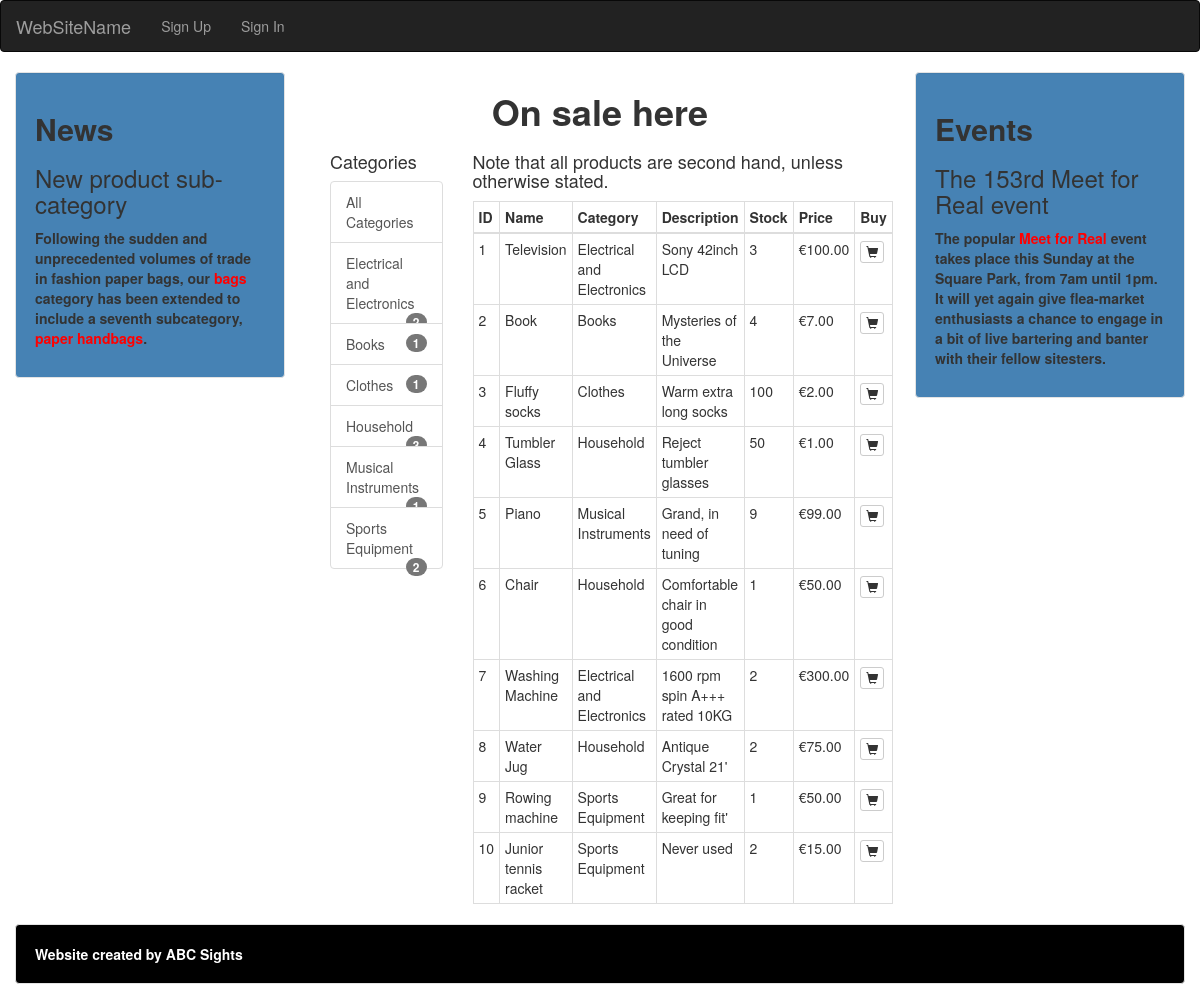
Page /shop/ on the earlier database version.
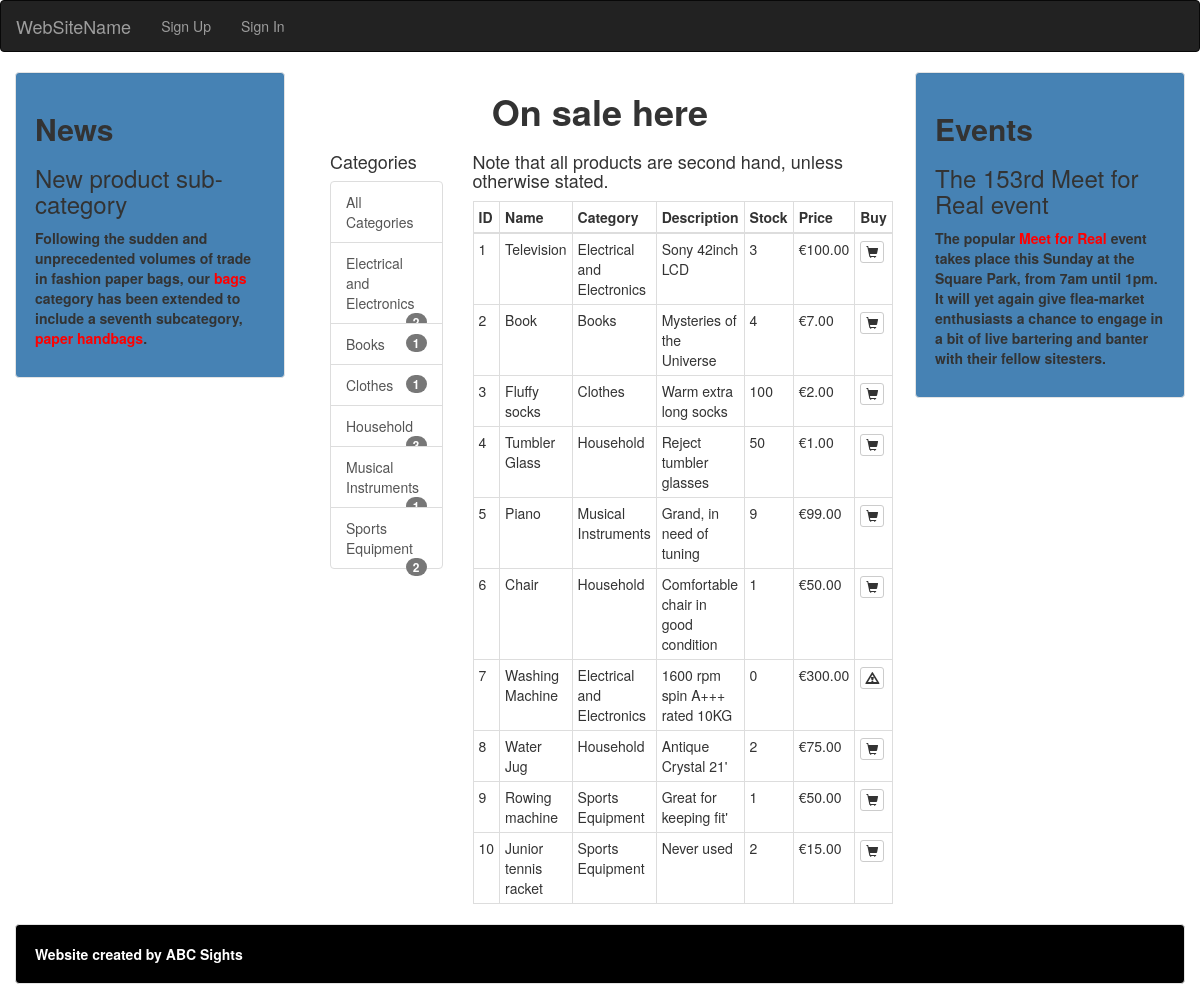
Same page on the later database version.
### shop/models.py (models this page shows, shortened)
class Category(models.Model):
    name = models.TextField()
    def __str__(self):
        return self.name
    def get_absolute_url(self):
        return reverse('product_list_by_category',args=[self.id])

class Product(models.Model):
    name = models.TextField()
    category = models.ForeignKey(Category, related_name = 'products', on_delete=models.CASCADE)
    description = models.TextField()
    stock = models.IntegerField()
    price = models.DecimalField(max_digits=10,decimal_places=2)

### shop/views.py (the view)
# urls.py: path('', views.product_list,
def product_list(request, category_id=None):
    category = None
    products = Product.objects.all()
    ccat = Category.objects.annotate(num_products=Count('products'))
    if(category_id):
        category = get_object_or_404(Category, id=category_id)
        products = products.filter(category=category)
    return render(request, 'products.html',
                    {'products': products,
                    'countcat':ccat})

### cart/context_processors.py (called while the page is built)
def counter(request):
	item_count = 0
	if 'admin' in request.path:
		return {}
	else:
		try:
			cart = Cart.objects.filter(cart_id=_cart_id(request))
			cart_items = CartItem.objects.all().filter(cart=cart[:1])
			for cart_item in cart_items:
				item_count += cart_item.quantity
		except Cart.DoesNotExist:
			item_count = 0
	return dict(item_count = item_count)

### cart/views.py (called while the page is built)
def _cart_id(request):
	cart = request.session.session_key
	if not cart:
		cart = request.session.create()
	return cart

### shop/templates/products.html
{% extends 'base.html' %}
{% block content %}
<h1>On sale here</h1>
<div class="col-sm-3">
    <h4>Categories</h4>
    <ul class="list-group">
        <a href="{% url 'products' %}" class="list-group-item"> All Categories </a>
        {% for c in countcat %}
            <a href="{{ c.get_absolute_url }}" class="list-group-item catheight">{{c.name}}
                    <span class="badge">{{c.num_products}}</span>
            </a>
        {% endfor %}
    </ul>
</div>
<div class="col-sm-9">
    <h4>Note that all products are second hand, unless otherwise stated.</h4>
    <table class="table table-bordered table-hover table-condensed">
        <thead>
            <tr>
                <th>ID</th>
                <th>Name</th>
                <th>Category</th>
                <th>Description</th>
                <th>Stock</th>
                <th>Price</th>
                <th>Buy</th>
            </tr>
        </thead>
        <tbody>
            {% for product in products %}
            <tr>
                <td>{{product.id}}</td>
                <td>{{product.name}}</td>
                <td>{{product.category}}</td>
                <td>{{product.description}}</td>
                <td>{{product.stock}}</td>
                <td>&euro;{{product.price}}</td>
                {% if product.stock > 0 %}
                <td><a href="{% url 'add_cart' product.id %}" class="btn btn-default btn-xs"><span
                    class="glyphicon glyphicon-shopping-cart"></span></a></td>
                {% else %}
                <td><a href="" class="btn btn-default btn-xs"><span
                    class="glyphicon glyphicon-warning-sign red"></span></a></td>
                {% endif %}
            </tr>
            {% endfor %}
        </tbody>
    </table>
</div>
{% endblock content %}

### templates/base.html (shortened to what this page needs)
<!DOCTYPE html>
<html>
    <head>
	<link rel="stylesheet" href="https://maxcdn.bootstrapcdn.com/bootstrap/3.3.7/css/bootstrap.min.css">
    </head>
    <body>
	<nav class="navbar navbar-inverse">
	    <div class="container-fluid">
			<div class="navbar-header">
		    	<a class="navbar-brand" href="#">WebSiteName</a>
			</div>
			<ul class="nav navbar-nav">
				{% if request.user.is_authenticated %}
				<li>
					<a href="{% url 'products' %}">Products</a>
				</li>
				<li>
					<a href="{% url 'signout' %}">Sign Out<i class="fas fa-sign-out-alt"></i></a>
				</li>
				{% else %}
				<li>
					<a href="{% url 'signup' %}">Sign Up</a>
				</li>
				<li>
					<a href="{% url 'signin' %}">Sign In </a>
				</li>
				{% endif %}
			</ul>
	    </div>
	</nav>
	<div class="container-fluid">
	    <div class="row">
		<div class="col-sm-3">
		    <div class="well sidecol">
			<h2>News</h2>
			<h3>New product sub-category</h3>
			<p>Following the sudden and unprecedented volumes of trade in fashion paper bags, our <span class="redtext">bags</span> category has been extended to include a seventh subcategory, <span class="redtext">paper handbags</span>.
		    </div>
		</div>
		<div class="col-sm-6">
		    <div class="midcol">
                {% block content %}
                {% endblock content %}
		    </div>
		</div>
		<div class="col-sm-3">
		    <div class="well sidecol">
			<h2>Events</h2>
			<h3>The 153rd Meet for Real event</h3>
			<p>The popular <span class="redtext">Meet for Real</span> event takes place this Sunday at the Square Park, from 7am until 1pm. It will yet again give flea-market enthusiasts a chance to engage in a bit of live bartering and banter with their fellow sitesters.</p>
		    </div>
		</div>
	    </div>
	    <div class="row">
		<div class="col-sm-12">
		    <div class="well footer">
			Website created by ABC Sights
		    </div>
		</div>
	    </div>
	</div>
    </body>
</html>

### templates/base.html (style rules this page uses)
.footer { font-weight: bold; color: white; background-color: black; }
.sidecol { font-weight: bold; background-color: steelblue; }
.sidecol h2 { font-weight: bold; }
.midcol h1 { text-align: center; font-weight: bold; }
.redtext { color: red; }

Differences in the rows shown:
changed Product "Washing Machine": stock "2" → "0"
